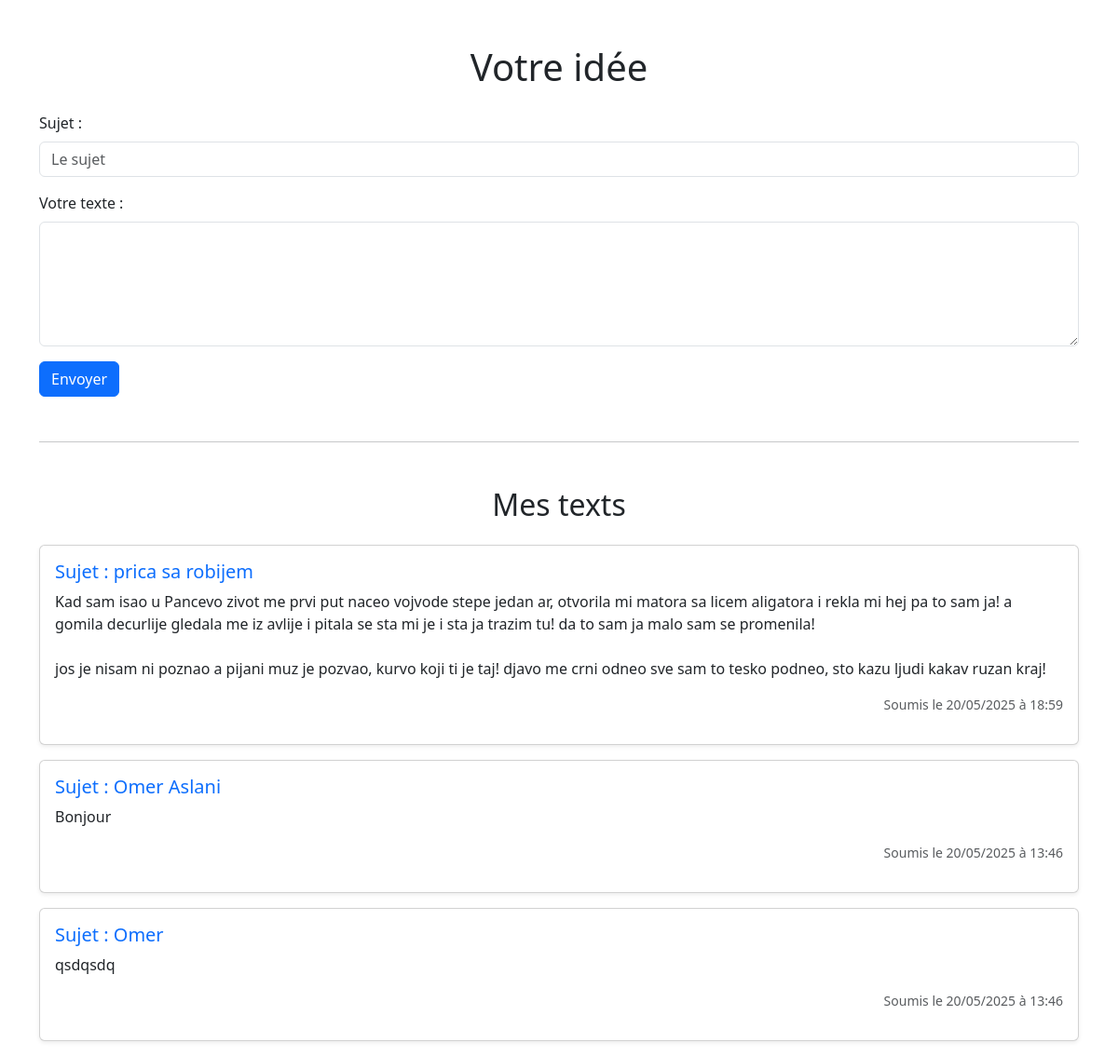
The page / on the database its author committed.
### tables this page shows
CREATE TABLE IF NOT EXISTS `idees` (
  `id` int NOT NULL AUTO_INCREMENT,
  `sujet` varchar(255) NOT NULL,
  `texte` text NOT NULL,
  `created_at` timestamp NULL DEFAULT CURRENT_TIMESTAMP,
  PRIMARY KEY (`id`)
);

### index.php (the view, shortened to what this page needs)
<?php
require 'db.php';
$stmt = $pdo->query("SELECT * FROM idees ORDER BY created_at DESC");
$idees = $stmt->fetchAll();
?>
<!DOCTYPE html>
<html lang="fr">
<head>
    <link href="https://cdn.jsdelivr.net/npm/bootstrap@5.3.0/dist/css/bootstrap.min.css" rel="stylesheet">
</head>
<body>
<div class="container mt-5">
    <h1 class="text-center mb-4">Votre idée</h1>
    <form action="" method="post">
        <div class="mb-3">
            <label for="name" class="form-label">Sujet :</label>
            <input type="text" class="form-control" id="name" name="name" placeholder="Le sujet" required>
            <label for="text" class="form-label mt-3">Votre texte :</label>
            <textarea class="form-control" id="text" name="text" rows="5" required></textarea>
        </div>
        <button type="submit" class="btn btn-primary">Envoyer</button>
    </form>
    <hr class="my-5">
    <h2 class="text-center mb-4">Mes texts </h2>
    <?php foreach ($idees as $idee): ?>
        <div class="card mb-3 shadow-sm">
            <div class="card-body">
                <h5 class="card-title text-primary">Sujet : <?= htmlspecialchars($idee['sujet']) ?></h5>
                <p class="card-text"><?= nl2br(htmlspecialchars($idee['texte'])) ?></p>
                <p class="text-muted small text-end">Soumis le <?= date('d/m/Y à H:i', strtotime($idee['created_at'])) ?></p>
            </div>
        </div>
    <?php endforeach; ?>
</div>
</body>
</html>

### rows shown on the page
idees: sujet "prica sa robijem", texte "Kad sam isao u Pancevo zivot me prvi put naceo vojvode stepe jedan ar, otvorila mi matora sa licem aligatora i rekla mi hej pa to sam ja! a gomila decurlije gledala me iz avlije i pitala se sta mi je i sta ja trazim tu! da to sam ja malo sam se promenila! jos je nisam ni poznao a pijani muz je pozvao, kurvo koji ti je taj! djavo me crni odneo sve sam to tesko podneo, sto kazu ljudi kakav ruzan kraj!", created_at "20/05/2025 à 18:59"
idees: sujet "Omer Aslani", texte "Bonjour", created_at "20/05/2025 à 13:46"
idees: sujet "Omer", texte "qsdqsdq", created_at "20/05/2025 à 13:46"
